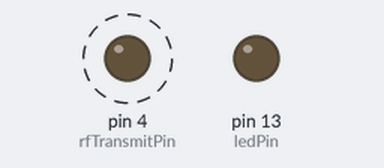
Simulated run of this sketch. Board: Arduino Uno, built with avr-gcc and run on an emulated ATmega328P. On the bench: output pins drawn as LEDs (lit = HIGH). Dashed ring = blinking.

Above: at 0.5 s.
Timing chart, 0 to 4.6 s (numbered marks = the images above):
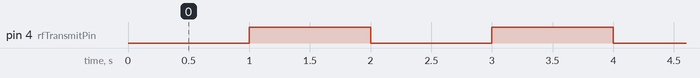

Measured:
- by itself, pin 4 (rfTransmitPin): alternates HIGH for 1.0 s and LOW for 1.0 s

The sketch:

RS1000A_-_Transmissor.ino
```cpp
/*
  RF Blink - Transmit sketch
     Written by ScottC 17 Jun 2014
     Arduino IDE version 1.0.5
     Website: http://arduinobasics.blogspot.com
     Transmitter: FS1000A/XY-FST
     Description: A simple sketch used to test RF transmission.
 ------------------------------------------------------------- */

 #define rfTransmitPin 4  //RF Transmitter pin = digital pin 4
 #define ledPin 13        //Onboard LED = digital pin 13

 void setup(){
   pinMode(rfTransmitPin, OUTPUT);
   pinMode(ledPin, OUTPUT);
 }

 void loop(){
   /*for(int i=4000; i>5; i=i-(i/3)){
     digitalWrite(rfTransmitPin, HIGH);     //Transmit a HIGH signal
     digitalWrite(ledPin, HIGH);            //Turn the LED on
     //delay(2000);                           //Wait for 1 second

     digitalWrite(rfTransmitPin,LOW);      //Transmit a LOW signal
     digitalWrite(ledPin, LOW);            //Turn the LED off
     delay(i);   //Variable delay
   }*/
   delay(1000);
   digitalWrite(rfTransmitPin, HIGH);
   delay(1000);
   digitalWrite(rfTransmitPin, LOW);
 }
```
